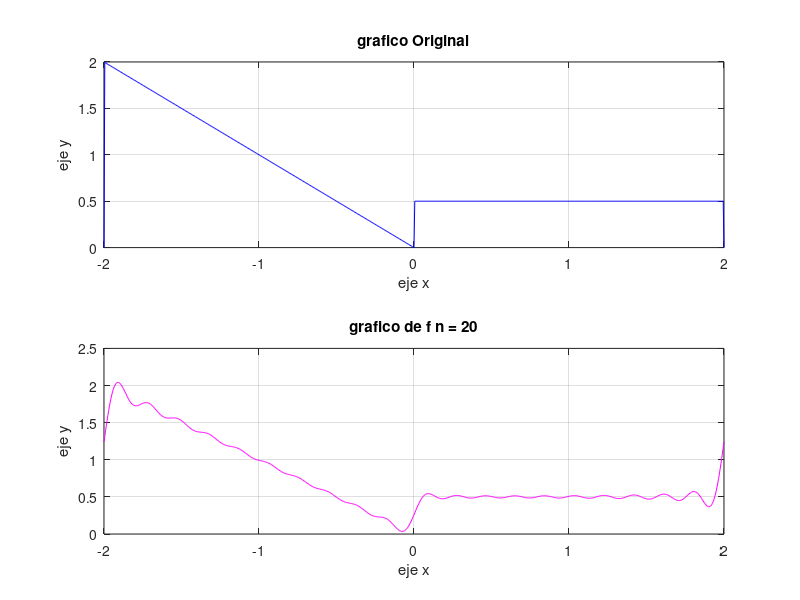

Write MATLAB code to recreate this figure.
close all
clear; 
clc;

n 	= 20;
T 	= 4;
A 	= 1;
aux 	= 0; 		%amacenara la sumatoria de la serie                   
f 		= 0;		% funcion de fourier
a0 	= 3/4; 	
i     = 0;		%para iterar la sumatoria

w = (2 * pi) / T;  

%intervalos de las variables de la funcion original y de fourier  
x1 = -2: 0.005 : 2;   
x2 = -2: 0.005 : 2;                          

%definicion de la funcion original
f2 = (((x2 > -2) & (x2 < 0)).*(-x2) + ((x2 > 0) & (x2 < 2)).*(1/2));

i = n;

while i > 0
	 % creación de las constantes de la serie
    ak = ((2*((-1)^(i)-1))/(i*pi)^2);
    bk = (1/2)*(((3*(-1)^(i))+ 1)/(pi*i));
    
    %sumatoria
    aux = aux + (ak * cos(i*w*x1) + bk * sin(i*w*x1));
    i = i -1;
end

%creacion de la funcion final
f = a0 + aux;


figure(1); clf(1)
hold on %permite la graficacion de multiples funciones a la vez

subplot(2,1, 1),plot(x2, f2, 'b'), title('grafico Original'), xlabel('eje x'),ylabel('eje y'), grid;
subplot(2,1, 2),plot(x1, f, 'm'), title('grafico de f n = 20'), xlabel('eje x'), ylabel('eje y'), grid;

